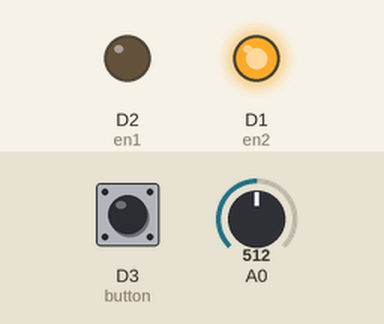
This sketch was run on a simulated ESP8266 (NodeMCU). Parts: output pins drawn as LEDs (lit = HIGH). The inputs (shaded band) are chosen by the test bench; at power-on: A0 = 512, D3 (button) HIGH. Pins used as bus, display or sensor lines are not drawn; what the sketch prints to the serial monitor is not drawn.

Above: at 1.2 s.
1.3 s: A0 set to 554
At 5.8 s:
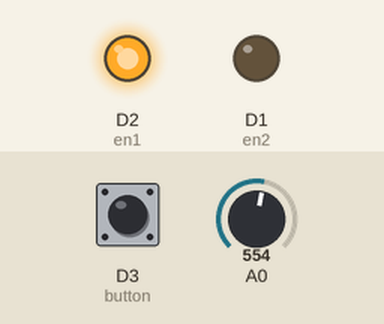
11.3 s: A0 set to 587
Timing chart, 0 to 25.3 s (numbered marks = the images above; inputs shaded):
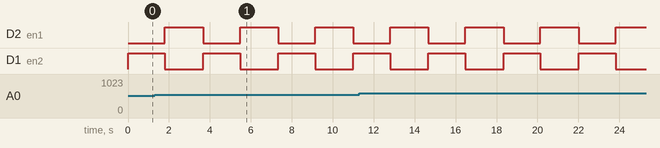

The sketch:

final.ino
```cpp
#include<ESP8266WiFi.h>
#include<espnow.h>
///multiplexer start
///***************************************************************************************************************
#include "ohm.h"
#include "mult.h"
Resistor_value r1;
int Vin=3.3;
int R1=1000;
int raw=0;
//MULTPLEXER
  int S0=D5;
  int S1=D6;
  int S2=D7;
  int en1=D2;
  int en2=D1;
//Motion array
char Motion1[8];
char Motion2[8];
///multiplexer end
//****************************************************************************************************************
//esp-now
#define MY_ROLE         ESP_NOW_ROLE_COMBO              // set the role of this device: CONTROLLER, SLAVE, COMBO
#define RECEIVER_ROLE   ESP_NOW_ROLE_COMBO              // set the role of the receiver
#define WIFI_CHANNEL    1

//#define MY_NAME         "SENSOR NODE"
//uint8_t receiverAddress[] = {0xBC, 0xDD, 0xC2, 0xBA, 0xFA, 0xB1};     // PC MAC

#define MY_NAME         "PC NODE"
uint8_t receiverAddress[] = {0xFF, 0xFF, 0xFF, 0xFF, 0xFF, 0xFF};   //  ////???
//////???

struct __attribute__((packed)) dataPacket {  ////???
 char motion[16];
 bool ack=0;
 bool reply=0;
};

void transmissionComplete(uint8_t *receiver_mac, uint8_t transmissionStatus) {
  if(transmissionStatus == 0) {
    Serial.println("Data sent successfully");
  } else {
    Serial.print("Error code: ");
    Serial.println(transmissionStatus);
  }
}
   /////???????
void dataReceived(uint8_t *senderMac, uint8_t *data, uint8_t dataLength) {
  char macStr[18];
  dataPacket packet;

  snprintf(macStr, sizeof(macStr), "%02x:%02x:%02x:%02x:%02x:%02x", senderMac[0], senderMac[1], senderMac[2], senderMac[3], senderMac[4], senderMac[5]);

  Serial.println();
  Serial.print("Received data from: ");
  Serial.println(macStr);

  memcpy(&packet, data, sizeof(packet));

  Serial.print("Reply $$$$$$$$$$$$$$$$$$$$$$$$$$$$$$$$$$$$$$$$$$$$$$$$$$$$$$$");
  Serial.println(packet.reply);
}

//ESPnow END
int button=D3;

void setup() {
  Serial.begin(115200);     // initialize serial port
//espnow start
  WiFi.mode(WIFI_STA);
  WiFi.disconnect();        // we do not want to connect to a WiFi network

  if(esp_now_init() != 0) {
    Serial.println("ESP-NOW initialization failed");
    return;
}

  esp_now_set_self_role(MY_ROLE);
  esp_now_register_send_cb(transmissionComplete);         // this function will get called once all data is sent
  esp_now_register_recv_cb(dataReceived);               // this function will get called whenever we receive data
  esp_now_add_peer(receiverAddress, RECEIVER_ROLE, WIFI_CHANNEL, NULL, 0);

  Serial.println("Initialized.");
//espnow end
//%%%%%%%%%%%%%%%%%%%%%%%%%%%%%%%%%%%%%%%%%%%MULTIPLEXER START%%%%%%%%%%%%%%%%%%%%%%%%%%%%%%%%%%%%%%%%%%%%%%%%%%%%%%%%%%%%%%%%%%%%%%
mult_setup(S0,S1,S2,en1,en2);
pinMode(A0,INPUT);
///%%%%%%%%%%%%%%%%%%%%%%%%%%%%%%%%%%%%%%%%%%MULTIPLEXER STOP%%%%%%%%%%%%%%%%%%%%%%%%%%%%%%%%%%%%%%%%%%%%%%%%%%%%%%%%%%%%%%%%%%%%
pinMode(button,INPUT);
}

void loop() {
  dataPacket packet;

  //:::::::::::::::::::::::::::::::::::::::::::::::::::Start Multiplexer:::::::::::::::::::::::::::::::::::::::::::::::::::::::::::::::::::::::::::::::::
  //MULTIPLEXER PART
 int itr=0; //iteration
  //enable first multplexer
  digitalWrite(en1,0);
  digitalWrite(en2,1);
  //First Multiplexer
  Serial.println("First Multiplexer");
  for (int i = 0; i <= 8; i++){
    raw=analogRead(A0);
    r1.ohms_setup(Vin,R1,raw);

    digitalWrite(S0, HIGH && (i & B00000001));
    digitalWrite(S1, HIGH && (i & B00000010));
    digitalWrite(S2, HIGH && (i & B00000100));
    delay(100);

    Serial.print("channel");
    Serial.println(i);
    Motion1[i-1]=change_into_char(r1.calculate_ohms());

    Serial.println(Motion1[i]);
    delay(100);
    }
 //Second Multiplexer
  digitalWrite(en1,1);
  digitalWrite(en2,0);
  Serial.println("Second Multiplexer");
for (int i = 0; i <= 8; i++){
    raw=analogRead(A0);
    r1.ohms_setup(Vin,R1,raw);

    digitalWrite(S0, HIGH && (i & B00000001));
    digitalWrite(S1, HIGH && (i & B00000010));
    digitalWrite(S2, HIGH && (i & B00000100));
    delay(100);

    Serial.print("channel");
    Serial.println(i+7);
    Motion2[i-1]=change_into_char(r1.calculate_ohms());
    Serial.println(Motion2[i]);
    delay(100);
    }
    Serial.println("Array");
    ///$$$$$$$$$$$$$$$$$$$$$$$$$$$$$$$$$$$$$$$$$$Put values in packet$$$$$$$$$$$$$$$$$$$$$$$$$$$$$$
     int j=0;
        for(int i=0;i<=15;i++){
          if(i>=0 && i<=7){
            packet.motion[i]=Motion1[i];
            }
           else if (i>=8 && i<=15){
            packet.motion[i]=Motion2[j];
            j++;
            }
            }
    /*
      for(int i=0;i<=8;i++){
        Serial.print("channel");
        Serial.print(":  ");
        Serial.print(i+8);
        Serial.println(Motion2[i]);
      }

*/

   //print array
      for(int i=0;i<=15;i++){
        Serial.print("channel");
        Serial.print(":  ");
        Serial.print(i);
        Serial.println(packet.motion[i]);
        }

   ////$$$$$$$$$$$$$$$$$$$$$$$$$$$$$$$$$$$$$$$$$$$$$$$$$$$$$$$$$$$$$$$$$$$$$$$$$$$$$$$$$$$$$$$$$$$$$$$$$$$


  //::::::::::::::::::::::::::::::::::::::::::::::::::::::::::::::::::::Multiplexer Ended::::::::::::::::::::::::::::::::::::::::::::::::::::::::::::::::


  ///Send data after button is press
  if(digitalRead(button)==0){  /////???
    packet.ack=1;
    //////??????
    esp_now_send(receiverAddress, (uint8_t *) &packet, sizeof(packet));
   }

  delay(50);
}
```

TESTMULT.ino
```cpp
/*
#include "ohm.h"
#include "mult.h"
Resistor_value r1;
int Vin=3.3;
int R1=1000;
int raw=0;
//MULTPLEXER
  int S0=D5;
  int S1=D6;
  int S2=D7;
  int en1=D2;
  int en2=D1;
//Array
char Motion1[8];
char Motion2[8];

void setup() {
  // put your setup code here, to run once:
  Serial.begin(115200);
mult_setup(S0,S1,S2,en1,en2); ///?
pinMode(A0,INPUT);
}

void loop() {

//MULTIPLEXER PART
 int itr=0; //iteration
  //enable first multplexer
  digitalWrite(en1,0);
  digitalWrite(en2,1);
  //First Multiplexer
  Serial.println("First Multiplexer");
  for (int i = 0; i <= 8; i++){  ///
    raw=analogRead(A0);
    r1.ohms_setup(Vin,R1,raw);

    digitalWrite(S0, HIGH && (i & B00000001)); /// ?
    digitalWrite(S1, HIGH && (i & B00000010));
    digitalWrite(S2, HIGH && (i & B00000100));
    delay(50);

    Serial.print("channel");
    Serial.println(i);
    Motion1[i-1]=change_into_char(r1.calculate_ohms());

    Serial.println(Motion1[i]);
    delay(50);
    }
 //Second Multiplexer   ///?
  digitalWrite(en1,1);////?
  digitalWrite(en2,0);//?
  Serial.println("Second Multiplexer");
for (int i = 0; i <= 8; i++){
    raw=analogRead(A0);
    r1.ohms_setup(Vin,R1,raw);
                    ///             ?
    digitalWrite(S0, HIGH && (i & B00000001));
    digitalWrite(S1, HIGH && (i & B00000010));
    digitalWrite(S2, HIGH && (i & B00000100));
    delay(50);

    Serial.print("channel");
    Serial.println(i);
    Motion2[i-1]=change_into_char(r1.calculate_ohms());
    Serial.println(Motion2[i]);
    delay(50);
    }
    Serial.println("Array");
     Serial.println("First Multiplexer");
    for (int i=0;i<=7;i++){


        Serial.print("Channel ");
        Serial.print(i);
        Serial.print(" :");
        Serial.println(Motion1[i]);
        }
         Serial.println("Second Multiplexer");
for (int i=0;i<=7;i++){


        Serial.print("Channel ");
        Serial.print(i+8);
        Serial.print(" :");
        Serial.println(Motion2[i]);
        }
delay(5000);///?
} */
```

mult.h
```cpp
void mult_setup(int S0,int S1, int S2,int en1,int en2){
  pinMode(S0,OUTPUT);
  pinMode(S1,OUTPUT);
  pinMode(S2,OUTPUT);
  pinMode(en1,OUTPUT);
  pinMode(en2,OUTPUT);
}
                     ////??
char change_into_char(int a){

  if(a>=700 && a<=800){
    return 'F';  ///??
    }
  else if(a>=75 && a<100){
    return 'R'; ///?
    }
  else if(a>=450 && a<=680 ){
    return 'L'; ///?
    }
   else if(a>=1800 && a<=2000){
    return 'U';///?
    }
   else{
    return 'N';
    }

  }

/*

#include "ohm.h"
Resistor_value r;
int read_a0=analogRead(A0);
float ref_resistance=1000;

class mult{
  private:
  int S0=D5;
  int S1=D6;
  int S2=D7;
  int en1=D0;
  int en2=D1;
  float val=A0;
  public:
  void mult_setup(){
  pinMode(S0,OUTPUT);
  pinMode(S1,OUTPUT);
  pinMode(S2,OUTPUT);
  pinMode(en1,OUTPUT);
  pinMode(en2,OUTPUT);
  pinMode(A0,INPUT);
  r.ohms_setup(3.3,ref_resistance,read_a0);
  }
  void take_value1(int movement[8]){

  int itr=0; //iteration
  //enable first multplexer
  digitalWrite(en1,0);
  digitalWrite(en2,1);
  Serial.println("First Multiplexer");
  for (int i = 0; i < 8; i++){
    digitalWrite(S0, HIGH && (i & B00000001));
    digitalWrite(S1, HIGH && (i & B00000010));
    digitalWrite(S2, HIGH && (i & B00000100));
    delay(1000);
    movement[itr]=r.calculate_ohms();
    itr++;
    Serial.print("channel");
    Serial.println(itr);
    }}
   void take_value2(int movement[8]){

  int itr1=0; //iteration
  //enable second multplexer
  digitalWrite(en1,1);
  digitalWrite(en2,0);
  Serial.println("second Multiplexer");
  for (int i = 0; i < 8; i++){
    digitalWrite(S0, HIGH && (i & B00000001));
    digitalWrite(S1, HIGH && (i & B00000010));
    digitalWrite(S2, HIGH && (i & B00000100));
    delay(500);
    movement[itr1]=r.calculate_ohms();
    itr1++;
    Serial.print("itr");
    Serial.println(itr1);
    }
  }
  void Display_array(int array1[8]){
      Serial.println("array");
      for (int i=0;i<=8;i++){
        Serial.println(array1[i]);
        }
        }
  };*/
```

ohm.h
```cpp
class Resistor_value
{
  private:
  int raw;
  int Vin;
  float Vout;
  float R1;
  float R2;
  float buffer;
public:
///???
void ohms_setup(int in,float r1,int RAW)
{
    Vin=in;
    R1=r1;
    raw=RAW;
}

int calculate_ohms(){   ///????
   buffer = raw * Vin;
    Vout = (buffer)/1024.0;
    buffer = (Vin/Vout) - 1;
    R2= R1 * buffer;
 /*   Serial.print("Vout: ");
    Serial.println(Vout);
    Serial.print("R2: ");
    Serial.println(R2);
*/
return R2;///?
  }


  };
```

ohmtest.ino
```cpp
/*
#include "ohm.h"

#include "mult.h"
Resistor_value r1;  //?
int Vin=3.3;
int R1=1000;  ///?
int raw=0;  //?

void setup() {
  // put your setup code here, to run once:
Serial.begin(115200);
pinMode(A0,INPUT);  ///?
pinMode(D5,OUTPUT);
pinMode(D6,OUTPUT);
pinMode(D7,OUTPUT);
pinMode(D1,OUTPUT);
}
void loop() {
  // put your main code here, to run repeatedly:
raw=analogRead(A0);
Serial.print(raw);
digitalWrite(D5,0);//input A
digitalWrite(D6,0);//INPUT B
digitalWrite(D7,0);//INPUT C
digitalWrite(D1,0);
r1.ohms_setup(Vin,R1,raw);
char result=change_into_char(r1.calculate_ohms());
Serial.println (result);
delay(1000);
}*/
```

Measured:
- by itself, D2 (en1): alternates HIGH for 1.9 s and LOW for 1.8 s
- by itself, D1 (en2): alternates HIGH for 1.8 s and LOW for 1.9 s
